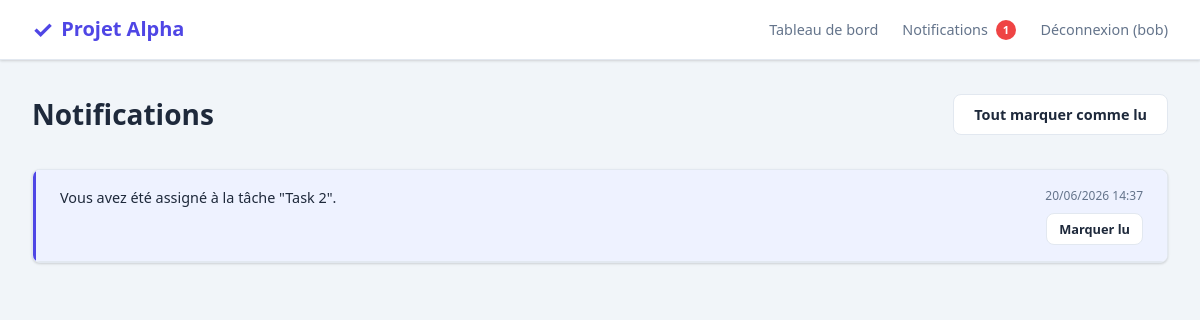
The app's page /notifications/ (signed in) with its own data.
### notifications/models.py (models this page shows, shortened)
class Notification(models.Model):
    user = models.ForeignKey(
        settings.AUTH_USER_MODEL,
        on_delete=models.CASCADE,
        related_name='notifications',
    )
    message = models.CharField(max_length=500)
    is_read = models.BooleanField(default=False)
    created_at = models.DateTimeField(auto_now_add=True)
    class Meta:
        ordering = ['-created_at']

### notifications/views.py (the view)
# urls.py: path('notifications/', views.notification_list, name='list'),
@user_passes_test(lambda u: u.is_authenticated)
def notification_list(request):
    notifications = Notification.objects.filter(user=request.user)
    unread_count = notifications.filter(is_read=False).count()
    return render(request, 'notifications/list.html', {
        'notifications': notifications,
        'unread_count': unread_count,
    })

### notifications/context_processors.py (called while the page is built)
def unread_notifications(request):
    if request.user.is_authenticated:
        count = request.user.notifications.filter(is_read=False).count()
        return {'unread_notifications_count': count}
    return {'unread_notifications_count': 0}

### templates/notifications/list.html (shortened to what this page needs)
{% extends 'base.html' %}
{% block content %}
<div class="page-header">
    <h1>Notifications</h1>
    {% if unread_count %}
    <a href="{% url 'notifications:mark_all_read' %}" class="btn btn-secondary">Tout marquer comme lu</a>
    {% endif %}
</div>
<div class="card" style="padding:0;overflow:hidden;">
    {% for notification in notifications %}
    <div class="notification-item {% if not notification.is_read %}unread{% endif %}">
        <div class="notification-message">{{ notification.message }}</div>
        <div style="display:flex;flex-direction:column;align-items:flex-end;gap:.5rem;">
            <span class="notification-date">{{ notification.created_at|date:"d/m/Y H:i" }}</span>
            {% if not notification.is_read %}
            <a href="{% url 'notifications:mark_read' notification.pk %}" class="btn btn-sm btn-secondary">Marquer lu</a>
            {% endif %}
        </div>
    </div>
    {% empty %}
    <div class="empty-state">
        <h3>Aucune notification</h3>
        <p>Vous serez notifié lors d'assignations, commentaires et changements de statut.</p>
    </div>
    {% endfor %}
</div>
{% endblock %}

### templates/base.html (shortened to what this page needs)
{% load static %}
<!DOCTYPE html>
<html lang="fr">
<head>
    <link rel="stylesheet" href="{% static 'css/style.css' %}">
</head>
<body>
    {% if user.is_authenticated %}
    <nav class="navbar">
        <a href="{% url 'projects:dashboard' %}" class="navbar-brand">
            <span>✓</span> Projet Alpha
        </a>
        <ul class="navbar-nav">
            <li><a href="{% url 'projects:dashboard' %}">Tableau de bord</a></li>
            <li>
                <a href="{% url 'notifications:list' %}">
                    Notifications
                    {% if unread_notifications_count %}
                    <span class="badge">{{ unread_notifications_count }}</span>
                    {% endif %}
                </a>
            </li>
            <li>
                <form method="post" action="{% url 'accounts:logout' %}" class="logout-form">
                    <button type="submit">Déconnexion ({{ user.username }})</button>
                </form>
            </li>
        </ul>
    </nav>
    {% endif %}
    <div class="container">
        {% block content %}{% endblock %}
    </div>
</body>
</html>

### static/css/style.css (style rules this page uses)
:root { --primary: #4f46e5; --primary-dark: #4338ca; --bg: #f1f5f9; --surface: #ffffff; --text: #1e293b; --text-muted: #64748b; --border: #e2e8f0; --success: #22c55e; --warning: #f59e0b; --danger: #ef4444; --todo: #94a3b8; --progress: #3b82f6; --done: #22c55e; --shadow: 0 1px 3px rgba(0,0,0,.1), 0 1px 2px rgba(0,0,0,.06); --shadow-lg: 0 10px 15px -3px rgba(0,0,0,.1), 0 4px 6px -4px rgba(0,0,0,.1); --radius: 8px; }
* { box-sizing: border-box; margin: 0; padding: 0; }
body { font-family: 'Segoe UI', system-ui, -apple-system, sans-serif; background: var(--bg); color: var(--text); line-height: 1.6; min-height: 100vh; }
a { color: var(--primary); text-decoration: none; }
.navbar { background: var(--surface); border-bottom: 1px solid var(--border); padding: 0 2rem; height: 60px; display: flex; align-items: center; justify-content: space-between; position: sticky; top: 0; z-index: 100; box-shadow: var(--shadow); }
.navbar-brand { font-size: 1.25rem; font-weight: 700; color: var(--primary); display: flex; align-items: center; gap: .5rem; }
.navbar-brand span { font-size: 1.5rem; }
.navbar-nav { display: flex; align-items: center; gap: 1.5rem; list-style: none; }
.navbar-nav a { color: var(--text-muted); font-weight: 500; font-size: .9rem; }
.logout-form { display: inline; margin: 0; padding: 0; }
.logout-form button { background: none; border: none; color: var(--text-muted); font-weight: 500; font-size: .9rem; font-family: inherit; cursor: pointer; padding: 0; }
.badge { background: var(--danger); color: white; font-size: .7rem; padding: .15rem .45rem; border-radius: 999px; font-weight: 700; margin-left: .25rem; }
.container { max-width: 1200px; margin: 0 auto; padding: 2rem; }
.page-header { display: flex; align-items: center; justify-content: space-between; margin-bottom: 2rem; }
.page-header h1 { font-size: 1.75rem; font-weight: 700; }
.btn { display: inline-flex; align-items: center; gap: .4rem; padding: .5rem 1.25rem; border-radius: var(--radius); font-size: .9rem; font-weight: 600; border: none; cursor: pointer; transition: all .15s; text-decoration: none; }
.btn-secondary { background: var(--surface); color: var(--text); border: 1px solid var(--border); }
.btn-sm { padding: .3rem .75rem; font-size: .8rem; }
.card { background: var(--surface); border-radius: var(--radius); border: 1px solid var(--border); box-shadow: var(--shadow); padding: 1.5rem; }
.notification-item { display: flex; align-items: flex-start; justify-content: space-between; padding: 1rem 1.5rem; border-bottom: 1px solid var(--border); gap: 1rem; }
.notification-item.unread { background: #eef2ff; border-left: 3px solid var(--primary); }
.notification-message { flex: 1; font-size: .9rem; }
.notification-date { font-size: .75rem; color: var(--text-muted); white-space: nowrap; }

### records on screen
Notification: message "Vous avez été assigné à la tâche \"Task 2\".", created_at "20/06/2026 14:37", is_read "Marquer lu"

### other values on screen
{{ unread_notifications_count }} "1"
{{ user.username }} "bob"
